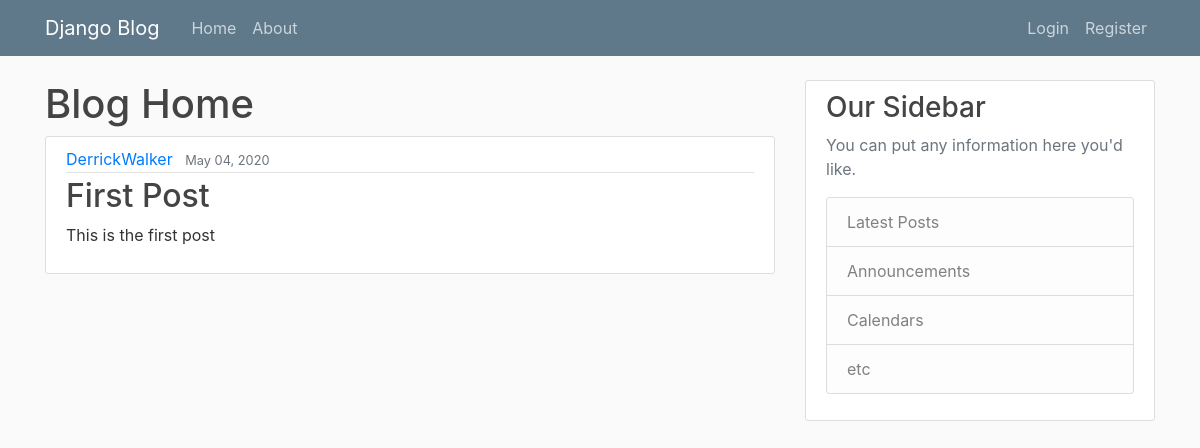
The app's page /, older data.
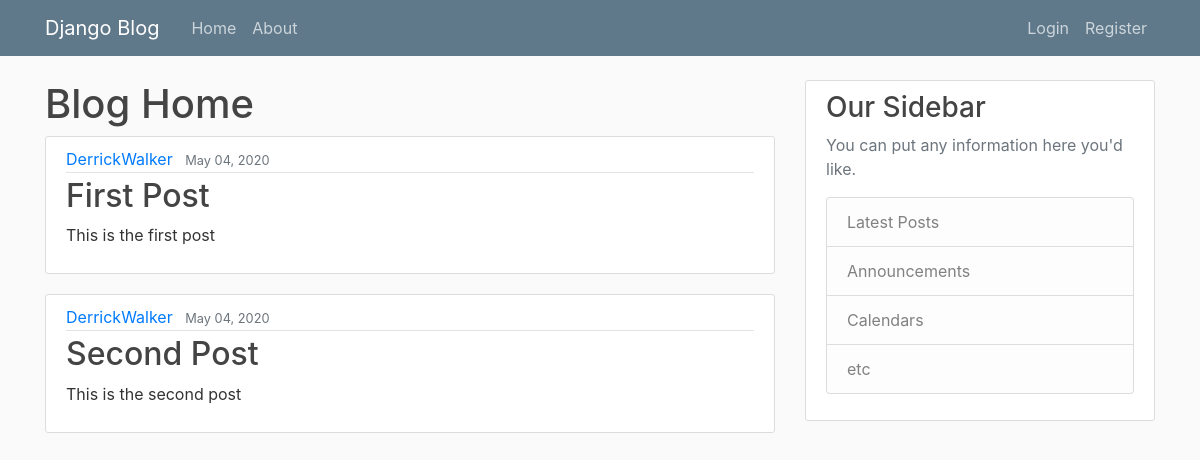
The same page, newer data.
### Postapp/models.py (models this page shows, shortened)
class Post(models.Model):
    title = models.CharField(max_length=100)
    content = models.TextField()
    date_posted = models.DateTimeField(default=timezone.now)
    author = models.ForeignKey(User, on_delete=models.CASCADE)

### Postapp/views.py (the view)
class Home(ListView):
    model = Post
    context_object_name = 'posts'
    template_name = 'Postapp/home.html'

### Postapp/templates/Postapp/home.html
{% extends 'Postapp/base.html' %}
{% block content %}
<h1>Blog Home</h1>
{% for post in posts %}
<article class="media content-section">
    <div class="media-body">
        <div class="article-metadata">
            <a class="mr-2" href="#">{{ post.author }}</a>
            <small class="text-muted">{{ post.date_posted|date:"F d, Y" }}</small>
        </div>
        <h2><a class="article-title" href="#">{{ post.title }}</a></h2>
        <p class="article-content">{{ post.content }}</p>
    </div>
</article>
{% endfor %}
{% endblock content %}

### Postapp/templates/Postapp/base.html (shortened to what this page needs)
{% load static %}
<!DOCTYPE html>
<html lang="en">
<head>
    <link rel="stylesheet" href="https://maxcdn.bootstrapcdn.com/bootstrap/4.0.0/css/bootstrap.min.css"
>
    <link rel="stylesheet" type="text/css" href="{% static 'Postapp/main.css' %}">
</head>
<body>
    <header class="site-header">
        <nav class="navbar navbar-expand-md navbar-dark bg-steel fixed-top">
            <div class="container">
                <a class="navbar-brand mr-4" href="#"">Django Blog</a>
                <div class="collapse navbar-collapse" id="navbarToggle">
                    <div class="navbar-nav mr-auto">
                        <a class="nav-item nav-link" href="{% url 'home' %}">Home</a>
                        <a class="nav-item nav-link" href="{% url 'home' %}">About</a>
                    </div>
                    <div class="navbar-nav">
                            {% if user.is_authenticated %}
                                <a class="nav-item nav-link" href="{% url 'logout' %}">Logout</a>
                            {% else %}
                            <a class="nav-item nav-link" href="{% url 'login' %}">Login</a>
                            <a class="nav-item nav-link" href="{% url 'register' %}">Register</a>
                            {% endif %}
                    </div>
                </div>
            </div>
        </nav>
    </header>
    <main role="main" class="container">
        <div class="row">
            <div class="col-md-8">
                {% block content %}{% endblock %}
            </div>
            <div class="col-md-4">
                <div class="content-section">
                    <h3>Our Sidebar</h3>
                    <p class='text-muted'>You can put any information here you'd like.
                        <ul class="list-group">
                            <li class="list-group-item list-group-item-light">Latest Posts</li>
                            <li class="list-group-item list-group-item-light">Announcements</li>
                            <li class="list-group-item list-group-item-light">Calendars</li>
                            <li class="list-group-item list-group-item-light">etc</li>
                        </ul>
                    </p>
                </div>
            </div>
        </div>
    </main>
</body>
</html>

### Postapp/static/Postapp/main.css (style rules this page uses)
body { background: #fafafa; color: #333333; margin-top: 5rem; }
h1, h2, h3, h4, h5, h6 { color: #444444; }
ul { margin: 0; }
.bg-steel { background-color: #5f788a; }
.site-header .navbar-nav .nav-link { color: #cbd5db; }
.content-section { background: #ffffff; padding: 10px 20px; border: 1px solid #dddddd; border-radius: 3px; margin-bottom: 20px; }
.article-title { color: #444444; }
.article-content { white-space: pre-line; }
.article-metadata { padding-bottom: 1px; margin-bottom: 4px; border-bottom: 1px solid #e3e3e3 }

Row changes from the older to the newer data that the page shows:
added Post: author "DerrickWalker", date_posted "May 04, 2020", title "Second Post", content "This is the second post"
